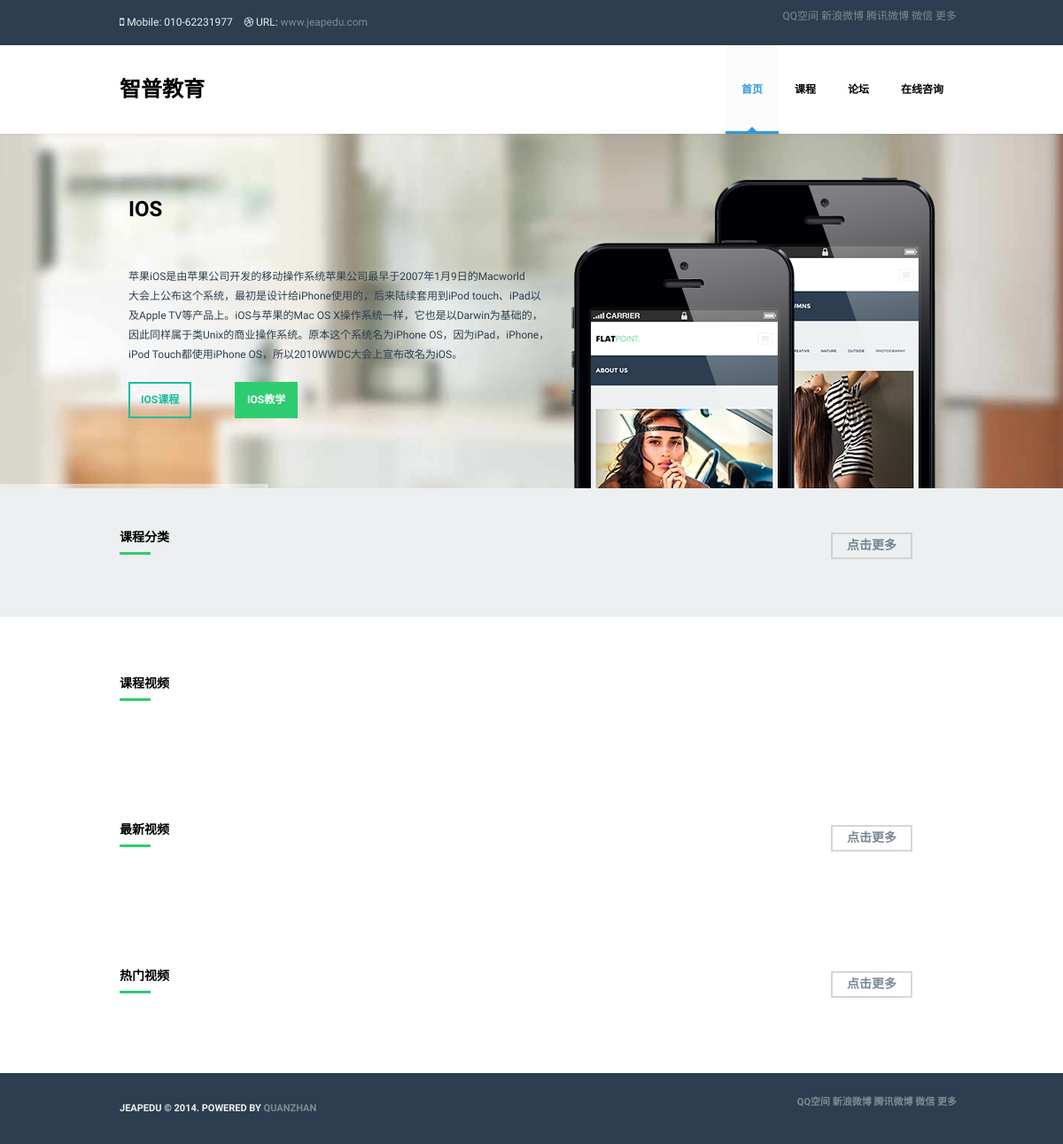
Page /pythonvideo on the committed database.
### pythonvideo/models.py (models this page shows)
class TextInfo(models.Model):
    text       = models.TextField()
    tagname    = models.CharField(max_length=64)

class ImgInfo(models.Model):
    image      = models.ImageField(upload_to='./image')
    tagname    = models.CharField(max_length=64)

### pythonvideo/views.py (the view)
# urls.py: url(r'^pythonvideo$', 'pythonvideo.views.home', name='home'),
def home(request):
	d	= {}
	cates	= Category.objects.all().order_by('-id')[:4]
	courses	= Course.objects.all().order_by('-id')[:4]
	videos	= Video.objects.all().order_by('-id')[:4]
	d['cates']=cates
	d['courses']=courses
	d['videos']=videos
        alltext = TextInfo.objects.all()
        allimg = ImgInfo.objects.all()
        for text in alltext:
		d[text.tagname]        = text.text
        for img in allimg:
		d[img.tagname]        = img.image
	return render_to_response('pythonvideo/home_tag.html',d,context_instance=RequestContext(request))

### templates/pythonvideo/home_tag.html (shortened to what this page needs)
{%extends "pythonvideo/base_tag.html"%}
{%block content%}
            <section id="fullwidthbanner-container" class="section fullwidthbanner-container">
                <div class="fullwidthbanner">
                    <ul>
                        <li data-transition="papercut" data-slotamount="10" data-masterspeed="300">
                            <div class="tp-caption modern_medium_fat sft stt"
                                data-x="145"
                                data-y="75"
                                data-speed="300"
                                data-start="1000"
                                data-easing="easeOutExpo">{{tag1|default:"IOS"}}</div>
                            <div class="tp-caption theme_caption3 sfl stl"
                                data-x="145"
                                data-y="150"
                                data-speed="600"
                                data-start="1400"
                                data-easing="easeOutExpo">
                                {{tag2|default:"苹果iOS是由苹果公司开发的移动操作系统苹果公司最早于2007年1月9日的Macworld"}}<br>
				{{tag3|default:"大会上公布这个系统，最初是设计给iPhone使用的，后来陆续套用到iPod touch、iPad以"}}<br>				{{tag4|default:"及Apple TV等产品上。iOS与苹果的Mac OS X操作系统一样，它也是以Darwin为基础的，"}}<br>				{{tag5|default:"因此同样属于类Unix的商业操作系统。原本这个系统名为iPhone OS，因为iPad，iPhone，"}}<br>				{{tag6|default:"iPod Touch都使用iPhone OS，所以2010WWDC大会上宣布改名为iOS。"}}
                            </div>
                            <a href=/courses?cateid=1 target="view_window" class="caption btn btn-flat flat-primary btn-bordered sfb stb"
                                data-x="145"
                                data-y="280"
                                data-speed="300"
                                data-start="1600"
                                data-easing="easeOutExpo">{{tag7|default:"IOS课程"}}</a>
                            <a href=/courses?cateid=1 target="view_window" class="caption btn btn-flat flat-color sfb stb"
                                data-x="265"
                                data-y="280"
                                data-speed="300"
                                data-start="1800"
                                data-easing="easeOutExpo">{{tag8|default:"IOS教学"}}</a>
                            <div class="caption lfr ltr"
                                data-x="725"
                                data-y="0"
                                data-speed="300"
                                data-start="2000"
                                data-easing="easeOutExpo"><img src="{{tagimg36|default:'static/img/slides/iphone (1).png'}}" alt="Slide Image"></div>
                            <div class="caption lfr ltr"
                                data-x="565"
                                data-y="0"
                                data-speed="300"
                                data-start="2200"
                                data-easing="easeOutExpo"><img src="{{tagimg37|default:'static/img/slides/iphone (2).png'}}" alt="Slide Image"></div>
                        </li>
                    </ul>
                    <div class="tp-bannertimer tp-bottom"></div>
                </div>
            </section>
            <section id="our-services" class="section colored-wrapper">
                <div class="container">
		    <h5 class="subpage-title">
                        <span>课程分类</span>
			<a href=/cates class="prev black disabled" style="width:92px;height:30px; " target=_blank>点击更多</a>
                    </h5>
                </div>
            </section>
<section id="recent-works" class="section">
                <div class="container wrapper-2">
                    <h5 class="subpage-title">
                        <span>{{tag32|default:"课程视频"}}</span>
                    </h5>
                </div>
            </section>
<section id="recent-works" class="section">
                <div class="container wrapper-2">
                    <h5 class="subpage-title">
                        <span>{{tag33|default:"最新视频"}}</span>
 			<a href=/videos class="prev black disabled" style="width:92px;height:30px; " target=_blank>点击更多</a>
                    </h5>
                    </div>
            </section>
            <section id="our-clients" class="section">
                <div class="container wrapper-1">
                    <h5 class="subpage-title">
                        <span>{{tag34|default:"热门视频"}}</span>
			<a href=/videos class="prev black disabled" style="width:92px;height:30px; " target=_blank>点击更多</a>
                    </h5>
                    </div>
            </section>
{%endblock%}

### templates/pythonvideo/base_tag.html (shortened to what this page needs)
<!DOCTYPE html>
<html lang="en">
    <head>
        <link href="/static/bootstrap/css/bootstrap.css" rel="stylesheet">
        <link href="/static/UItoTop/css/ui.totop.css" rel="stylesheet">
        <link href="/static/prettyPhoto/css/prettyPhoto.css" rel="stylesheet">
        <link rel="stylesheet" type="text/css" href="/static/rs-plugin/css/settings.css" media="screen" />
        <link href="/static/css/stylesheet.css" rel="stylesheet">
        <link href="/static/css/skins.css" rel="stylesheet">
        <link href="/static/font-awesome/css/font-awesome.min.css" rel="stylesheet">
    </head>
    <body>
        <div id="main-wrapper" class="color-skin-3">
            <header id="header-1" class="header">
                <div class="container">
                    <div class="row">
                        <div class="col-xs-12 col-sm-8 header-info-wrapper">
                            <ul class="list-inline">
                                <li><i class="icon-mobile-phone"></i>{{tag3002|default:" Mobile: 010-62231977"}}</li>
                                <li><i class="icon-dribbble"></i> URL: <a href="{{tag3003|default:"http://www.jeapedu.com"}}" target="view_window">www.jeapedu.com</a></li>
                            </ul>
                        </div>
                     <div class="jiathis_style">
			<div class="pull-right">
                        <ul class="social pull-left">
	                   <a class="jiathis_button_qzone">QQ空间</a>
	                   <a class="jiathis_button_tsina">新浪微博</a>
	                   <a class="jiathis_button_tqq">腾讯微博</a>
	                   <a class="jiathis_button_weixin">微信</a>
	                   <a href="http://www.jiathis.com/share" class="jiathis jiathis_txt jiathis_separator jtico jtico_jiathis" target="_blank">更多</a>
                    </div>
                        </div>
                    </div>
                </div>
            </header>
            <header id="header-2" class="header" data-spy="affix" data-offset-top="200" style="width: 100%; top: 0;">
                <nav class="navbar navbar-default" role="navigation">
                    <div class="container">
                        <div class="navbar-header">
                            <a class="navbar-brand" href="{{tag3004|default:"http://www.jeapedu.com"}}" target="view_window">{{tag3005|default:"智普教育"}}</a>
                        </div>
                        <div class="collapse navbar-collapse navbar-ex1-collapse">
                            <ul class="nav navbar-nav">
                                <li class="dropdown active">
                                    <a href="/" class="dropdown-toggle"">{{tag3006|default:"首页"}}</a>
                                </li>
                                <li class="dropdown">
                                    <a href="#" class="dropdown-toggle" data-toggle="dropdown">{{tag3007|default:"课程"}}</a>
                                </li>
                                <li class="dropdown">
                                    <a href="{{tag3012|default:"http://uliweb.cpython.org"}}" target="view_window" class="dropdown-toggle">{{tag3013|default:"论坛"}}</a>
                                </li>
                                <li class="dropdown">
                                    <a href="{{tag3014|default:"http://baidu.com"}}" target="view_window" class="dropdown-toggle" data-toggle="dropdown">{{tag3015|default:"在线咨询"}}</a>
                                </li>
                            </ul>
                        </div>
                    </div>
                </nav>
            </header>
   </div>
{%block content%}
{%endblock%}
<footer id="footer-2" class="footer">
                <div class="container">
                    <div class="row">
                        <div class="col-xs-12 col-sm-6 footer-info-wrapper">
                            <span>{{tag3016|default:"Jeapedu © 2014. Powered by"}} <a href="{{tag3017|default:"http://www.quanzhan.net"}}">{{tag3018|default:"quanzhan"}}</a></span>
                        </div>
                     <div class="jiathis_style">
		 	 <div class="pull-right">
                        <ul class="social pull-left">
	                   <a class="jiathis_button_qzone">QQ空间</a>
	                   <a class="jiathis_button_tsina">新浪微博</a>
	                   <a class="jiathis_button_tqq">腾讯微博</a>
	                   <a class="jiathis_button_weixin">微信</a>
	                   <a href="http://www.jiathis.com/share" class="jiathis jiathis_txt jiathis_separator jtico jtico_jiathis" target="_blank">更多</a>
                    </div>
                    </div>
                </div>
            </footer>
            <div id="skin-chooser-container" class="skin-chooser-container">
                <a data-toggle="modal" href="#myModal" class="skin-chooser sr-only"></a>
            </div>
    </body>
</html>

### rows in the picture
TextInfo: text "Mobile: 010-62231977"
TextInfo: text "智普教育"
TextInfo: text "首页"
TextInfo: text "课程"
TextInfo: text "论坛"
TextInfo: text "在线咨询"
TextInfo: text "IOS"
TextInfo: text "苹果iOS是由苹果公司开发的移动操作系统苹果公司最早于2007年1月9日的Macworld"
TextInfo: text "大会上公布这个系统，最初是设计给iPhone使用的，后来陆续套用到iPod touch、iPad以"
TextInfo: text "及Apple TV等产品上。iOS与苹果的Mac OS X操作系统一样，它也是以Darwin为基础的，"
TextInfo: text "因此同样属于类Unix的商业操作系统。原本这个系统名为iPhone OS，因为iPad，iPhone，"
TextInfo: text "iPod Touch都使用iPhone OS，所以2010WWDC大会上宣布改名为iOS。"
TextInfo: text "IOS课程"
TextInfo: text "IOS教学"
ImgInfo: image (picture)
TextInfo: text "课程视频"
TextInfo: text "最新视频"
TextInfo: text "热门视频"
TextInfo: text "JEAPEDU © 2014. POWERED BY"
TextInfo: text "QUANZHAN"
